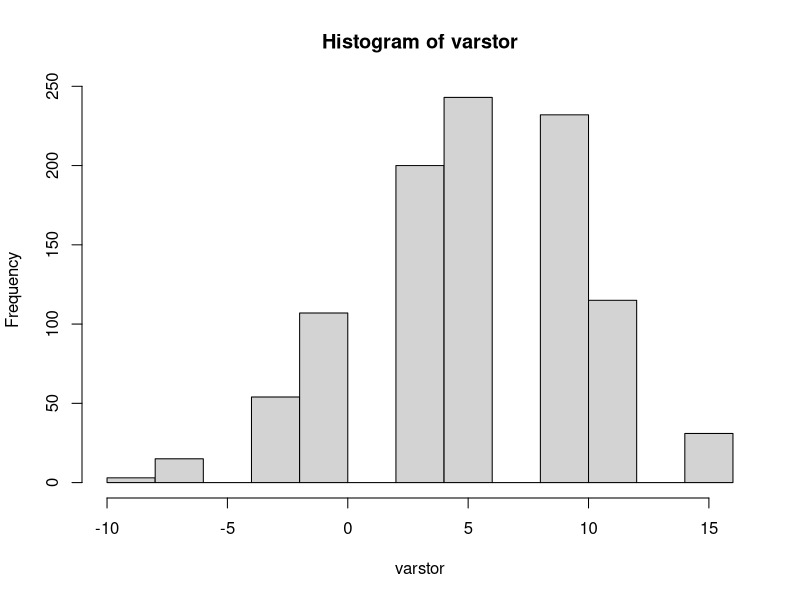

Reproduce this figure in R.
## ---- chunk 1
knitr::opts_chunk$set(echo = TRUE)
## ---- chunk 2
require(tidyverse)

## ---- chunk 3
days=1:365
count=15
repeatn=1000
varstor=numeric()
for (j in 1:repeatn){
brownlow = 0
for (i in 1:count) {
  sam=sample(days,size=34,replace = T)
  y=duplicated(sam)
  if (sum(y)>0) brownlow=brownlow+1
  else brownlow = brownlow - 2
}
varstor[j]=brownlow
}
hist(varstor)
var(varstor)
print (paste('average return = ' , mean(varstor)))

sort(varstor[50])
sort(varstor[950])

